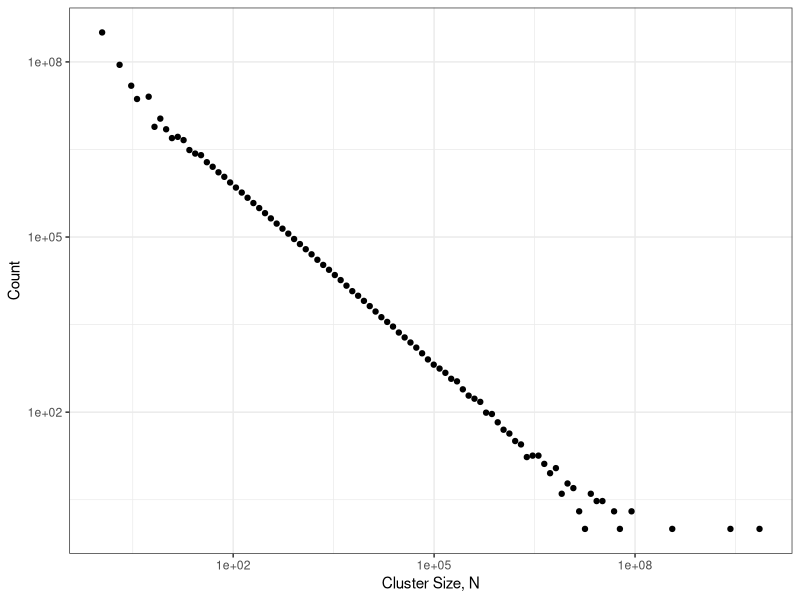

R code for this plot:
library(readr)
library(ggplot2)
library(dplyr)

cluster_hist <- read_csv("data/clusters_hist_100.csv", col_types = "ddid")

g <- cluster_hist %>%
  filter(counts > 0) %>%
  ggplot() +
  geom_point(aes(x = exp(mids), y = counts)) +
  scale_y_log10() +
  scale_x_log10() +
  labs(x = "Cluster Size, N", y = "Count") +
  theme_bw()

ggsave("fig-clusters.pdf", g, width = 3.5, height = 3.5, units = "in")
